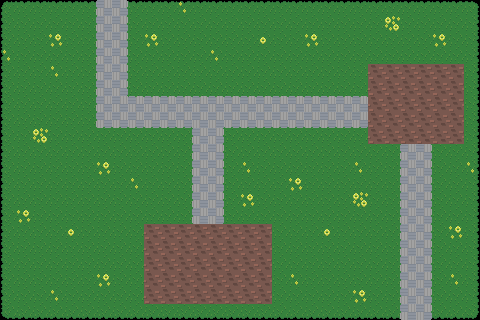

This game map was drawn from its Tiled (.tmx) file and the tilesets committed beside it. A one-line description and the full map source follow:
An orthogonal 30x20 tile map with 16x16 px tiles, 2 tile layers (ground, flowers) and 2 objects.

<map version="1.10" tiledversion="1.11.0" orientation="orthogonal" renderorder="right-down" width="30" height="20" tilewidth="16" tileheight="16" infinite="0" nextlayerid="5" nextobjectid="5">
 <editorsettings>
  <export target="testMap.lua" format="lua" />
 </editorsettings>
 <tileset firstgid="1" name="tileset" tilewidth="16" tileheight="16" tilecount="400" columns="20">
  <image source="tileset.png" width="320" height="320" />
 </tileset>
 <layer id="1" name="ground" width="30" height="20">
  <data encoding="csv">
1,2,2,2,2,2,2,2,2,2,2,2,2,2,2,2,2,2,2,2,2,2,2,2,2,2,2,2,2,3,
21,22,22,22,22,22,22,22,22,22,22,22,22,22,22,22,22,22,22,22,22,22,22,22,22,22,22,22,22,23,
21,22,22,22,22,22,22,22,22,22,22,22,22,22,22,22,22,22,22,22,22,22,22,22,22,22,22,22,22,23,
21,22,22,22,22,22,22,22,22,22,22,22,22,22,22,22,22,22,22,22,22,22,22,22,22,22,22,22,22,23,
21,22,22,22,22,22,22,22,22,22,22,22,22,22,22,22,22,22,22,22,22,22,22,142,142,142,142,142,142,23,
21,22,22,22,22,22,22,22,22,22,22,22,22,22,22,22,22,22,22,22,22,22,22,142,142,142,142,142,142,23,
21,22,22,22,22,22,22,22,22,22,22,22,22,22,22,22,22,22,22,22,22,22,22,142,142,142,142,142,142,23,
21,22,22,22,22,22,22,22,22,22,22,22,22,22,22,22,22,22,22,22,22,22,22,142,142,142,142,142,142,23,
21,22,22,22,22,22,22,22,22,22,22,22,22,22,22,22,22,22,22,22,22,22,22,142,142,142,142,142,142,23,
21,22,22,22,22,22,22,22,22,22,22,22,22,22,22,22,22,22,22,22,22,22,22,22,22,22,22,22,22,23,
21,22,22,22,22,22,22,22,22,22,22,22,22,22,22,22,22,22,22,22,22,22,22,22,22,22,22,22,22,23,
21,22,22,22,22,22,22,22,22,22,22,22,22,22,22,22,22,22,22,22,22,22,22,22,22,22,22,22,22,23,
21,22,22,22,22,22,22,22,22,22,22,22,22,22,22,22,22,22,22,22,22,22,22,22,22,22,22,22,22,23,
21,22,22,22,22,22,22,22,22,22,22,22,22,22,22,22,22,22,22,22,22,22,22,22,22,22,22,22,22,23,
21,22,22,22,22,22,22,22,22,142,142,142,142,142,142,142,142,22,22,22,22,22,22,22,22,22,22,22,22,23,
21,22,22,22,22,22,22,22,22,142,142,142,142,142,142,142,142,22,22,22,22,22,22,22,22,22,22,22,22,23,
21,22,22,22,22,22,22,22,22,142,142,142,142,142,142,142,142,22,22,22,22,22,22,22,22,22,22,22,22,23,
21,22,22,22,22,22,22,22,22,142,142,142,142,142,142,142,142,22,22,22,22,22,22,22,22,22,22,22,22,23,
21,22,22,22,22,22,22,22,22,142,142,142,142,142,142,142,142,22,22,22,22,22,22,22,22,22,22,22,22,23,
41,42,42,42,42,42,42,42,42,42,42,42,42,42,42,42,42,42,42,42,42,42,42,42,42,42,42,42,42,43
</data>
 </layer>
 <layer id="2" name="flowers" width="30" height="20">
  <data encoding="csv">
0,0,0,0,0,0,84,86,0,0,0,24,0,0,0,0,0,0,0,0,0,0,0,0,0,0,0,0,0,0,
0,0,0,0,0,0,84,86,0,0,0,0,0,0,0,0,0,0,0,0,0,0,0,0,25,0,0,0,0,0,
0,0,0,5,0,0,84,86,0,5,0,0,0,0,0,0,4,0,0,5,0,0,0,0,0,0,0,5,0,0,
24,0,0,0,0,0,84,86,0,0,0,0,0,24,0,0,0,0,0,0,0,0,0,0,0,0,0,0,0,0,
0,0,0,24,0,0,84,86,0,0,0,0,0,0,0,0,0,0,0,0,0,0,0,0,0,0,0,0,0,0,
0,0,0,0,0,0,84,86,0,0,0,0,0,0,0,0,0,0,0,0,0,0,0,0,0,0,0,0,0,0,
0,0,0,0,0,0,84,85,65,65,65,65,65,65,65,65,65,65,65,65,65,65,65,0,0,0,0,0,0,0,
0,0,0,0,0,0,104,105,105,105,105,105,85,85,105,105,105,105,105,105,105,105,105,0,0,0,0,0,0,0,
0,0,25,0,0,0,0,0,0,0,0,0,84,86,0,0,0,0,0,0,0,0,0,0,0,0,0,0,0,0,
0,0,0,0,0,0,0,0,0,0,0,0,84,86,0,0,0,0,0,0,0,0,0,0,0,84,86,0,0,0,
0,0,0,0,0,0,5,0,0,0,0,0,84,86,0,24,0,0,0,0,0,0,24,0,0,84,86,0,0,24,
0,0,0,0,0,0,0,0,24,0,0,0,84,86,0,0,0,0,5,0,0,0,0,0,0,84,86,0,0,0,
0,0,0,0,0,0,0,0,0,0,0,0,84,86,0,5,0,0,0,0,0,0,25,0,0,84,86,0,0,0,
0,5,0,0,0,0,0,0,0,0,0,0,84,86,0,0,0,0,0,0,0,0,0,0,0,84,86,0,0,0,
0,0,0,0,4,0,0,0,0,0,0,0,0,0,0,0,0,0,0,0,4,0,0,0,0,84,86,0,5,0,
0,0,0,0,0,0,0,0,0,0,0,0,0,0,0,0,0,0,0,0,0,0,0,0,0,84,86,0,0,0,
0,0,0,0,0,0,0,0,0,0,0,0,0,0,0,0,0,0,0,0,0,0,0,0,0,84,86,0,0,0,
0,0,0,0,0,0,5,0,0,0,0,0,0,0,0,0,0,0,24,0,0,0,0,0,0,84,86,0,24,0,
0,0,0,24,0,0,0,0,0,0,0,0,0,0,0,0,0,0,0,0,0,0,5,0,0,84,86,0,0,0,
0,0,0,0,0,0,0,0,0,0,0,0,0,0,0,0,0,0,0,0,0,0,0,0,0,84,86,0,0,0
</data>
 </layer>
 <objectgroup id="3" name="walls">
  <object id="1" x="368" y="64" width="96" height="80" />
  <object id="2" x="144" y="224" width="128" height="80" />
 </objectgroup>
</map>